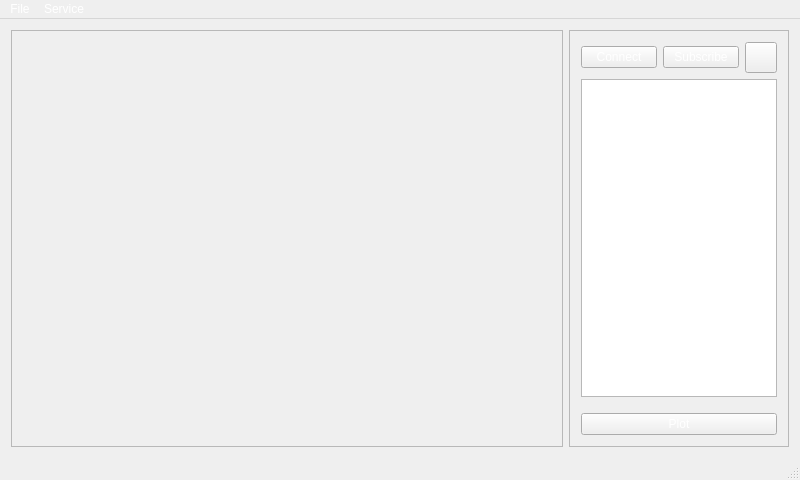
<?xml version="1.0" encoding="UTF-8"?>
<ui version="4.0">
 <class>MainWindow</class>
 <widget class="QMainWindow" name="MainWindow">
  <property name="geometry">
   <rect>
    <x>0</x>
    <y>0</y>
    <width>800</width>
    <height>480</height>
   </rect>
  </property>
  <property name="minimumSize">
   <size>
    <width>0</width>
    <height>0</height>
   </size>
  </property>
  <property name="maximumSize">
   <size>
    <width>16777</width>
    <height>16777</height>
   </size>
  </property>
  <property name="windowTitle">
   <string>MainWindow</string>
  </property>
  <widget class="QWidget" name="centralWidget">
   <layout class="QHBoxLayout" name="horizontalLayout_4">
    <item>
     <widget class="QFrame" name="plotFrame">
      <property name="minimumSize">
       <size>
        <width>0</width>
        <height>0</height>
       </size>
      </property>
      <property name="frameShape">
       <enum>QFrame::StyledPanel</enum>
      </property>
      <property name="frameShadow">
       <enum>QFrame::Raised</enum>
      </property>
      <layout class="QGridLayout" name="gridLayout_2">
       <item row="0" column="0">
        <layout class="QGridLayout" name="gridLayout">
         <property name="rightMargin">
          <number>0</number>
         </property>
        </layout>
       </item>
      </layout>
     </widget>
    </item>
    <item>
     <widget class="QFrame" name="menuFrame">
      <property name="sizePolicy">
       <sizepolicy hsizetype="Preferred" vsizetype="Preferred">
        <horstretch>0</horstretch>
        <verstretch>0</verstretch>
       </sizepolicy>
      </property>
      <property name="maximumSize">
       <size>
        <width>220</width>
        <height>16777215</height>
       </size>
      </property>
      <property name="frameShape">
       <enum>QFrame::StyledPanel</enum>
      </property>
      <property name="frameShadow">
       <enum>QFrame::Raised</enum>
      </property>
      <layout class="QVBoxLayout" name="verticalLayout_2">
       <item>
        <layout class="QVBoxLayout" name="verticalLayout">
         <item>
          <layout class="QHBoxLayout" name="horizontalLayout_3">
           <property name="bottomMargin">
            <number>0</number>
           </property>
           <item>
            <widget class="QPushButton" name="connectButton">
             <property name="styleSheet">
              <string notr="true">color: rgb(255, 255, 255);</string>
             </property>
             <property name="text">
              <string>Connect</string>
             </property>
            </widget>
           </item>
           <item>
            <widget class="QPushButton" name="subscribeButton">
             <property name="styleSheet">
              <string notr="true">color: rgb(255, 255, 255);</string>
             </property>
             <property name="text">
              <string>Subscribe</string>
             </property>
            </widget>
           </item>
           <item>
            <widget class="QToolButton" name="removeButton">
             <property name="text">
              <string/>
             </property>
             <property name="icon">
              <iconset resource="icons.qrc">
               <normaloff>:/removeIcon.png</normaloff>:/removeIcon.png</iconset>
             </property>
             <property name="iconSize">
              <size>
               <width>24</width>
               <height>24</height>
              </size>
             </property>
            </widget>
           </item>
          </layout>
         </item>
         <item>
          <widget class="QTreeView" name="configTree">
           <property name="styleSheet">
            <string notr="true">color: rgb(255, 255, 255);</string>
           </property>
          </widget>
         </item>
         <item>
          <layout class="QHBoxLayout" name="dateLayout">
           <property name="topMargin">
            <number>10</number>
           </property>
          </layout>
         </item>
         <item>
          <layout class="QHBoxLayout" name="horizontalLayout">
           <item>
            <widget class="QPushButton" name="plotButton">
             <property name="styleSheet">
              <string notr="true">color: rgb(255, 255, 255);</string>
             </property>
             <property name="text">
              <string>Plot</string>
             </property>
            </widget>
           </item>
          </layout>
         </item>
        </layout>
       </item>
      </layout>
     </widget>
    </item>
   </layout>
  </widget>
  <widget class="QMenuBar" name="menuBar">
   <property name="geometry">
    <rect>
     <x>0</x>
     <y>0</y>
     <width>800</width>
     <height>27</height>
    </rect>
   </property>
   <property name="styleSheet">
    <string notr="true">color: rgb(255, 255, 255);</string>
   </property>
   <widget class="QMenu" name="menuFile">
    <property name="styleSheet">
     <string notr="true">color: rgb(255, 255, 255);</string>
    </property>
    <property name="title">
     <string>File</string>
    </property>
    <widget class="QMenu" name="menuExport">
     <property name="styleSheet">
      <string notr="true">color: rgb(255, 255, 255);</string>
     </property>
     <property name="title">
      <string>Export</string>
     </property>
     <addaction name="actionas_CSV"/>
     <addaction name="actionas_PNG"/>
    </widget>
    <addaction name="separator"/>
    <addaction name="menuExport"/>
    <addaction name="separator"/>
    <addaction name="actionQuit"/>
   </widget>
   <widget class="QMenu" name="menuService">
    <property name="title">
     <string>Service</string>
    </property>
    <addaction name="actionStart"/>
    <addaction name="separator"/>
    <addaction name="actionStop"/>
    <addaction name="separator"/>
    <addaction name="actionRestart"/>
    <addaction name="separator"/>
    <addaction name="actionStatus"/>
   </widget>
   <addaction name="menuFile"/>
   <addaction name="menuService"/>
  </widget>
  <widget class="QStatusBar" name="statusBar"/>
  <action name="actionQuit">
   <property name="text">
    <string>Quit</string>
   </property>
  </action>
  <action name="action">
   <property name="text">
    <string>Connect to Thingspeak</string>
   </property>
  </action>
  <action name="actionStart">
   <property name="text">
    <string>Start</string>
   </property>
  </action>
  <action name="actionStop">
   <property name="text">
    <string>Stop</string>
   </property>
  </action>
  <action name="actionRestart">
   <property name="text">
    <string>Restart</string>
   </property>
  </action>
  <action name="actionStatus">
   <property name="text">
    <string>Status</string>
   </property>
  </action>
  <action name="actionas_CSV">
   <property name="text">
    <string>as CSV</string>
   </property>
  </action>
  <action name="actionas_PNG">
   <property name="text">
    <string>as PNG</string>
   </property>
  </action>
 </widget>
 <layoutdefault spacing="6" margin="11"/>
 <resources>
  <include location="icons.qrc"/>
 </resources>
 <connections/>
</ui>
